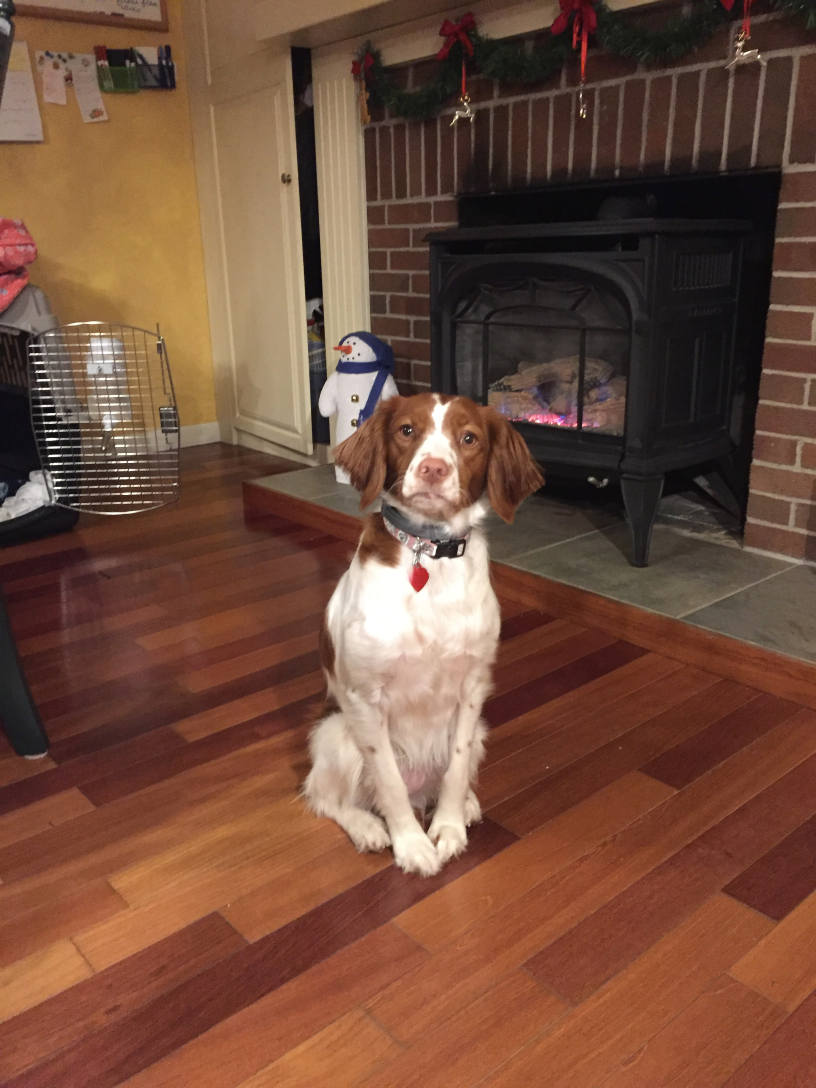
#> input picture oct29/ginger.jpeg, 2448 x 3264 px (shown at 1/3 size)
$ python today.py
#> lines starting #> are read from the running program, lines starting #| are printed output that depends on the picture
from PIL import Image

# [8 lines left out: function sepia, not called in this run]

def luminance(pixel):
    (r, g, b) = pixel

    return (r + g + b) // 3


# [79 lines left out: functions filter, blur, blurSmall, not called in this run]

def distance(p1, p2):
    (x1, y1) = p1
    (x2, y2) = p2
    return (abs(x1 - x2) ** 2 + abs(y1 - y2) ** 2) ** .5

def circleCut(image, center, width, bwidth):
    for x in range(image.width):
        for y in range(image.height):
            (r, g, b) = image.getpixel((x, y))

            if distance(center, (x, y)) > width:
                lum = luminance((r, g, b))
                (r, g, b) = (lum, lum, lum)
            elif distance(center, (x, y)) > width:
                amt = abs(width - distance(center, (x, y)))
                (r, g, b) = (int(r + (255 - r) * (amt / bwidth)), int(g + (255 - g) * (amt / bwidth)), int(b + (255 - b)* (amt / bwidth)))

            image.putpixel((x, y), (r, g, b))
    return image

def start():
    pic = Image.open("ginger.jpeg")
#> pic is the input picture: PIL image 2448x3264 RGB; mean R, G, B 114.5, 77.7, 60.2

#    pic = pic.resize((500, 500))

    pic = pic.reduce(4)
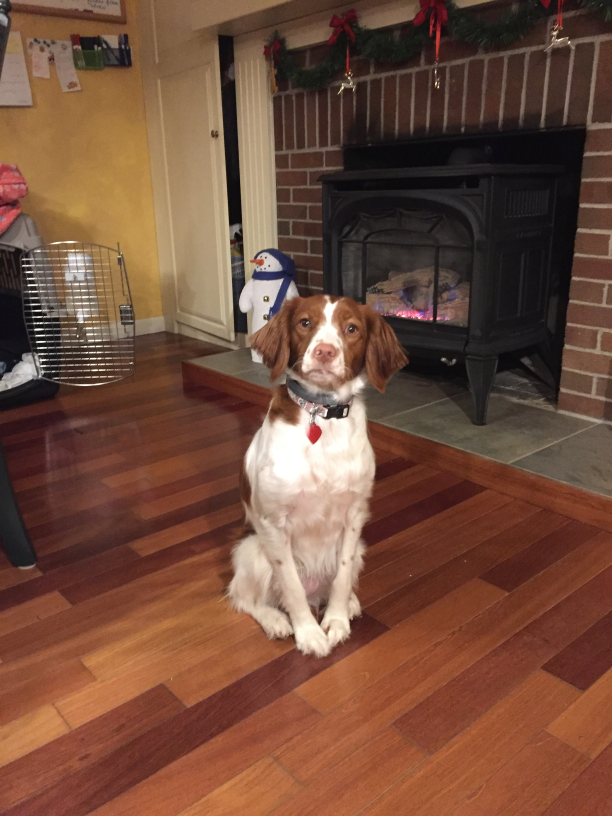
#> pic: PIL image 612x816 RGB; mean R, G, B 114.6, 77.8, 60.2
#    pic.show()

    pic = circleCut(pic, (pic.width // 2, pic.height // 2), 200, 60)
#> after the loop in circleCut, `for x in range(image.width):`:
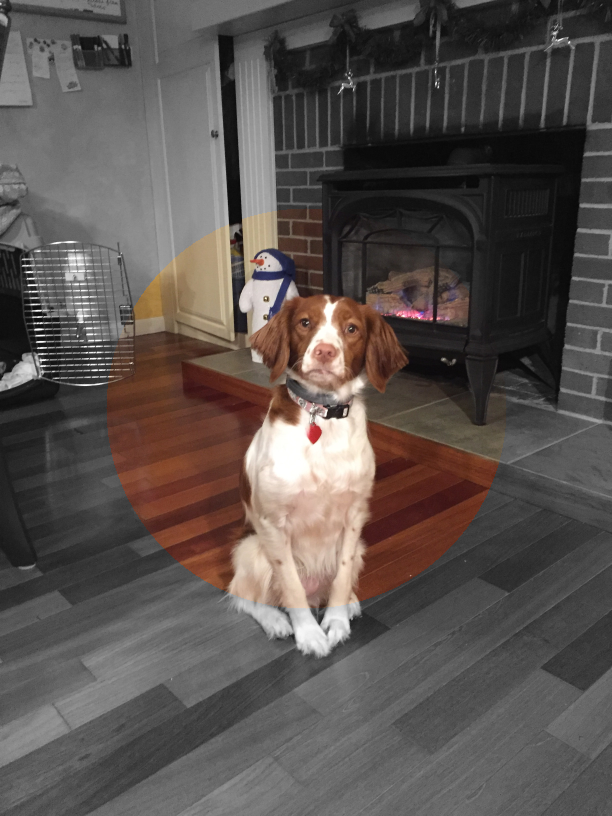
#> image: PIL image 612x816 RGB; mean R, G, B 89.9, 82.6, 79.3

    pic.show()

if __name__ == "__main__":
    start()
